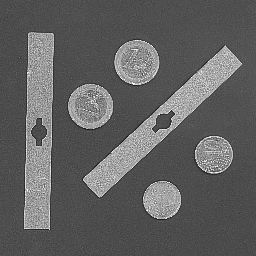
#> input picture Lab_5/p5-4students/imgs-P5/monedas.pgm, 256 x 256 px; its folder holds 3 pictures in this run
$ python p5.py
#> lines starting #> are read from the running program, lines starting #| are printed output that depends on the picture; after the words box and inside, x2 and y2 are one past the last pixel; in counts of white or black regions, pixels touching at a corner belong together
### Lab_5/p5-4students/visualPercepUtils.py
import numpy as np
import math
import matplotlib.pyplot as plt

def computeRowsCols(N, m, n):
    print(N, m, n)
    if m is None:
        m = math.sqrt(N)
        if n is None:
            n = math.ceil(N / m)
        else:
            m = math.ceil(N / n)
    else:
        if n is None:
            n = math.ceil(N / m)
        else:
            m = math.ceil(N / n)
    m, n = max(1, m), max(1, n)
    m, n = math.ceil(m), math.ceil(n)
    #print(m, n)
    return m, n

# [12 lines left out: function showInFigs, not called in this run]

def showInGrid(imgs, m=None, n=None, title="",subtitles=None):
    N = len(imgs)
    #plt.subplots_adjust(top=5) # añadido (10/10/19) para ejecutar una entrega de un estudiante
    m, n = computeRowsCols(N, m, n)
    #print(m,n)
    fig = plt.figure(figsize=(m, n))
    plt.gray()
    for i in range(1, N + 1):
        ax=fig.add_subplot(m, n, i)
        if len(imgs[i - 1].shape) >= 2:
            plt.imshow(imgs[i - 1])
        else:
            plt.plot(imgs[i - 1])
        if subtitles is not None:
            ax.set_title(subtitles[i-1])

    fig.suptitle(title)
    #plt.savefig(title+".png")#,bbox_inches='tight')
    plt.show(block=True)

def histImg(im):
    return np.histogram(im.flatten(), 256)[0]

# [45 lines left out: functions showPlusInfo, showImgsPlusHists, pil2np, displayHoughPeaks, not called in this run]

def showImWithColorMap(im,cmap='spectral'):
    plt.imshow(im,cmap=cmap)

### Lab_5/p5-4students/p5.py
# !/usr/bin/env python
# -*- coding: utf-8 -*-

from PIL import Image
import numpy as np
import matplotlib.pyplot as plt
from skimage.filters import threshold_otsu
import glob
import sys

from skimage import measure

from skimage.morphology import disk, square, closing, opening # for the mathematically morphology part

sys.path.append("../../p1/code")
import visualPercepUtils as vpu

bStudentVersion=True
if not bStudentVersion:
    import p5e

def testOtsu(im, params=None):
    nbins = 256
    th = threshold_otsu(im)
    hist = np.histogram(im.flatten(), bins=nbins, range=[0, 255])[0]
    return [th, im > th, hist]  # threshold, binarized image (using such threshold), and image histogram


def fillGaps(im, params=None):
    binIm = im > threshold_otsu(im)
    sElem = disk(params['closing-radius'])
    return [binIm, closing(binIm, sElem)]

# Don't worry about this function
def removeSmallRegions(im, params=None):
    binIm = im > threshold_otsu(im)
    sElem = disk(params['opening-radius'])
    return [binIm, opening(binIm, sElem)]

# Don't worry about this function
def fillGapsThenRemoveSmallRegions(im, params=None):
    binIm, closeIm = fillGaps(im, params)  # first, fill gaps
    sElem = disk(params['opening-radius'])
    return [binIm, opening(closeIm, sElem)]

def labelConnectedComponents(im, params=None):
    binIm = im > threshold_otsu(im, params)
    binImProc = fillGapsThenRemoveSmallRegions(im, params)[1]
    return [binIm, binImProc,
            measure.label(binIm, background=0), measure.label(binImProc, background=0)]
"""
def reportPropertiesRegions(labelIm,title):
    print("* * "+title)
    regions = measure.regionprops(labelIm)
    for r, region in enumerate(regions):  # enumerate() is often handy: it provides both the index and the element
        print("Region", r + 1, "(label", str(region.label) + ")")
        print("\t area: ", region.area)
        print("\t perimeter: ", round(region.perimeter, 1))  # show only one decimal place
"""

def plotCoins(label_im, total_money):
    # Display and report properties of the labeled image
    plt.figure(figsize=(8, 8))
    plt.plot()
    plt.imshow(label_im, cmap='viridis')
    plt.title('Total money: ' + str(total_money) + 'cents')

    plt.show()


def reportPropertiesRegions(im, labelIm, title):
    print("* * " + title)
    regions = measure.regionprops(labelIm)
    coin_count = 0  # Counter for the number of coins
    euro_coin = 0
    cent_coin = 0

    # Create a new image with colors for circular and non-circular regions
    result_image = np.zeros_like(im, dtype=np.uint8)

    for r, region in enumerate(regions):
        print("Region", r + 1, "(label", str(region.label) + ")")
        print("\t area:", region.area)
        print("\t perimeter:", round(region.perimeter, 1))

        # Determine coin type based on circularity and diameter
        diameter_pixels = np.sqrt(region.area / np.pi) * 2  # Diameter in pixels
        diameter_inches = diameter_pixels / 50.0  # Convert pixels to inches
        diameter_mm = diameter_inches * 25.4  # Convert inches to mm

        print("\t diameter:", round(diameter_mm, 1))

        # Check circularity based on the ratio of perimeter to the square root of area
        circularity = (4 * np.pi * region.area) / (region.perimeter ** 2)
        print("\t circularity:", round(circularity, 3))

        # If circularity is above the threshold, consider it a coin
        if circularity >= 0.9 and circularity <= 1.1:
            print("\t Coin detected!")
            coin_count += 1

            # Set color based on circularity
            #color = 255 #(255, 0, 0)

            if 22 < diameter_mm < 24:  # Assuming 1 euro coin diameter = 23 mm
                euro_coin += 1
                color = 255

            elif 18.5 < diameter_mm < 20.5:  # Assuming 10 cents coin diameter = 19.5 mm
                cent_coin += 1
                color = 128

        else:
            color = 0 #(0, 255, 0)

        # Assign color to the region in the result image
        result_image[labelIm == region.label] = color

    total_money = euro_coin * 100 + cent_coin * 10
    plotCoins(result_image, total_money)
    print("Total coins detected:", coin_count)
    print("Total 1 euro coins detected:", euro_coin)
    print("Total 10 cents coins detected:", cent_coin)
    print("Total money:", total_money, "cents")


# -----------------
# Test image files
# -----------------
path_input = './imgs-P5/'
path_output = './imgs-out-P5/'
bAllFiles = False
if bAllFiles:
    files = glob.glob(path_input + "*.p??")
else:
    files = [path_input + 'monedas.pgm']

# --------------------
# Tests to perform
# --------------------
bAllTests = True
if bAllTests:
    tests = ['testOtsu', 'labelConnectedComponents']
else:
    #tests = ['testOtsu']
    #tests = ['fillGaps']
    tests = ['labelConnectedComponents']

# -------------------------------------------------------------------
# Dictionary of user-friendly names for each function ("test") name
# -------------------------------------------------------------------

nameTests = {'testOtsu': "thresholding with Otsu's method",
             'labelConnectedComponents': 'Labelling conected components'}

myThresh = 100  # use your own value here
diskSizeForClosing = 2  # don't worry about this
diskSizeForOpening = 5  # don't worry about this

def doTests():
    print("Testing ", tests, "on", files)
    nFiles = len(files)
    nFig = None
    for i, imfile in enumerate(files):
        im_pil = Image.open(imfile).convert('L')
#> im_pil is the input picture: PIL image 256x256 L; min 17, max 254, mean 96.4
        im = np.array(im_pil)  # from Image to array

        for test in tests:
            title = nameTests[test]
            print(imfile, test)
            if test is "testOtsu":
                params = {}
            elif test is "labelConnectedComponents":
                params = {}
                params['closing-radius'] = diskSizeForClosing
                params['opening-radius'] = diskSizeForOpening
                subtitles = ["original image", "binarized image", "Processed binary image", "Connected components", "Connected componentes from processed binary image"]

            outs_np = eval(test)(im, params)

            if test is "testOtsu":
                outs_np_plot = [outs_np[2]] + [outs_np[1]] + [im > myThresh]
                subtitles = ["original image", "Histogram", "Otsu with threshold=" + str(outs_np[0]),
                             "My threshold: " + str(myThresh)]
                m = n = 2
            else:
                outs_np_plot = outs_np
            print(len(outs_np_plot))
            vpu.showInGrid([im] + outs_np_plot, m=m, n=n, title=title, subtitles=subtitles)
            if test is 'labelConnectedComponents':
                plt.figure()
                labelImOriginalBinaryImage = outs_np_plot[2]
                labelImProcessedBinaryImage = outs_np_plot[3]
                vpu.showImWithColorMap(labelImOriginalBinaryImage,'jet') # the default color map, 'spectral', does not work in lab computers
                plt.show(block=True)
                titleForBinaryImg = "From unprocessed binary image"
                titleForProcesImg = "From filtered binary image"
                reportPropertiesRegions(im=im, labelIm=labelImOriginalBinaryImage,title=titleForBinaryImg)
                reportPropertiesRegions(im=im, labelIm=labelImProcessedBinaryImage,title=titleForProcesImg)

                if not bStudentVersion:
                    p5e.displayImageWithCoins(im,labelIm=labelImOriginalBinaryImage,title=titleForBinaryImg)
                    p5e.displayImageWithCoins(im,labelIm=labelImProcessedBinaryImage,title=titleForProcesImg)
#> this loop made 2 passes
#> N in showInGrid on pass 1: 4
#> N in showInGrid on pass 2: 5
#| 3
#| 4 2 2
#| 4
#| 5 2 2
#> pass 1, in showInGrid, `plt.show(block=True)`:
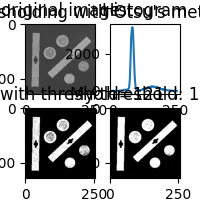
#> figure drawn by matplotlib, 4 panels; panel 2: curve peaks at x = 78, y = 3411
#> pass 2, in labelConnectedComponents, `binIm = im > threshold_otsu(im, params)`:
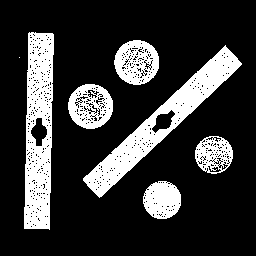
#> binIm: shape (256, 256) bool; 21.1% white; 7 white regions (1 under 20 px), largest, box (x1, y1, x2, y2) and area: (83, 45, 242, 198) 4676, (24, 32, 54, 230) 4469, (114, 40, 159, 85) 1372, (68, 84, 113, 129) 1309, (143, 181, 181, 219) 1102, (195, 136, 233, 174) 891
#> pass 2, in labelConnectedComponents, `binImProc = fillGapsThenRemoveSmallRegions(im, params)[1]`:
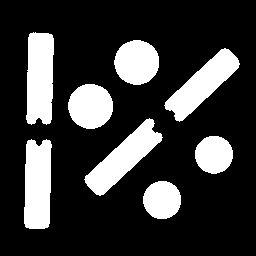
#> binImProc: shape (256, 256) bool; 22% white; 8 white regions, largest, box (x1, y1, x2, y2) and area: (26, 32, 54, 125) 2279, (84, 118, 163, 196) 2268, (24, 139, 52, 229) 2224
#> pass 2, in showInGrid (call 2), `plt.show(block=True)`:
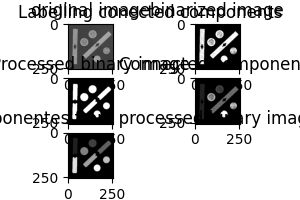
#> figure drawn by matplotlib, 5 panels
#> pass 2, in doTests, `labelImOriginalBinaryImage = outs_np_plot[2]`:
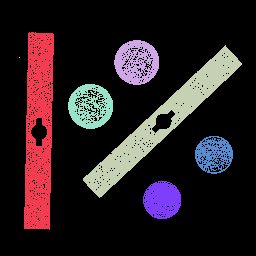
#> labelImOriginalBinaryImage: shape (256, 256) int32; 8 distinct labels, from 0 to 7; one colour per label, 0 black
#> pass 2, in plotCoins, `plt.show()`:
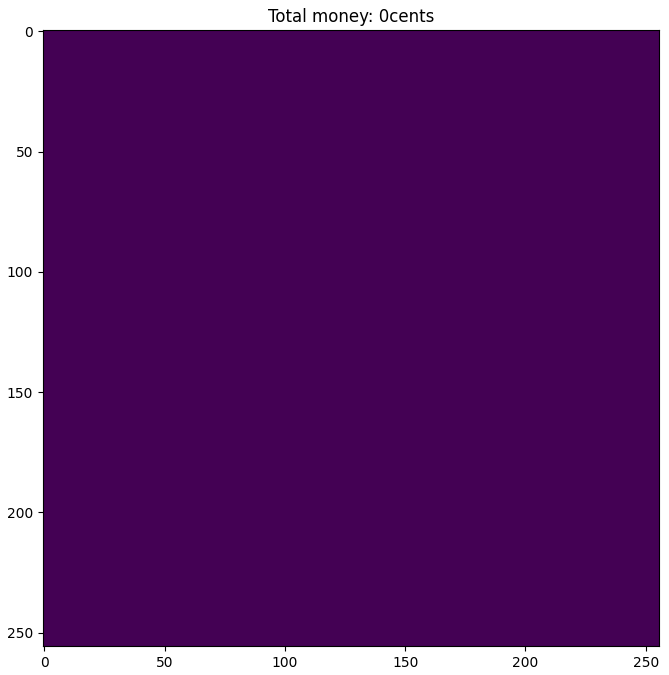
#> figure drawn by matplotlib, 1 panel
#> pass 2, in plotCoins (call 2), `plt.show()`:
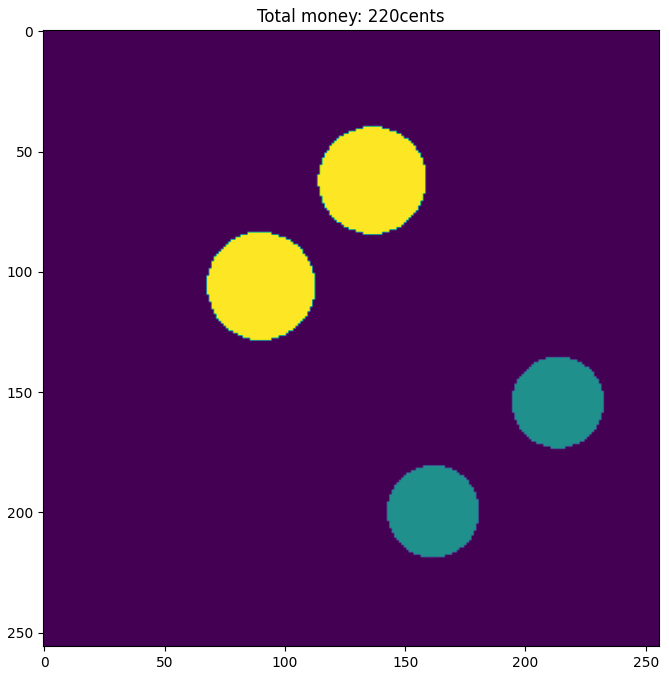
#> figure drawn by matplotlib, 1 panel

    plt.show(block=True)  # show pending plots


if __name__ == "__main__":
    doTests()
